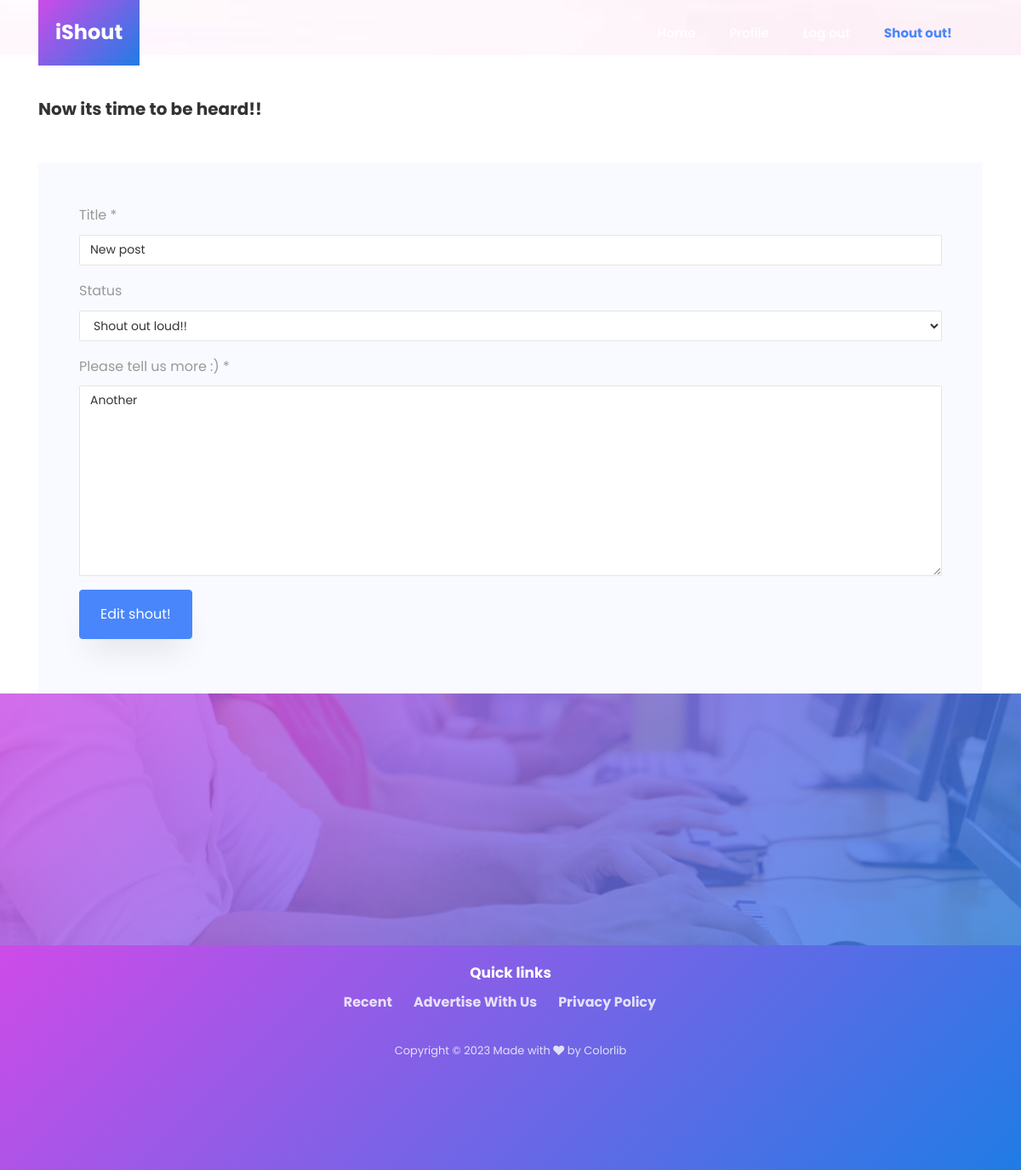
Page /1/efvv/edit/ (signed in) on the committed database.
### Post/models.py (models this page shows, shortened)
class Post(models.Model):
    STATUS_CHOICES = (
        ('draft', 'Draft'),
        ('published', 'Published'),
    )
    title = models.CharField(max_length=255)
    slug = models.SlugField(max_length=255, unique_for_date='published', blank=True)
    detail = models.TextField()
    author = models.ForeignKey(User, null=True, on_delete=models.SET_NULL, related_name='posts')
    status = models.CharField(choices=STATUS_CHOICES, max_length=10, default='draft')
    published = models.DateTimeField(auto_now_add=True)
    updated = models.DateTimeField(auto_now=True)
    tags = TaggableManager()
    class Meta:
        ordering = ('-published',)

### Post/views.py (the view, shortened to what this page needs)
# urls.py: path('<int:pk>/<slug:slug>/edit/', views.edit, name="edit"),
@login_required
def edit(request, pk, slug):
    post = get_object_or_404(Post, id=pk, slug=slug)
    context = {'post':post}
    return render(request, "post/edit.html", context)

### Main/templates/post/edit.html (shortened to what this page needs)
{% extends 'base.html' %}
{% load static %}
{% block content %}
    <section class="hero-wrap" style="height: 65px; background-image: url({% static 'images/background.jpg' %});">
    </section>
    <section class="container">
        <div class="comment-form-wrap pt-5">
            <h3 class="mb-5" style="font-size: 20px; font-weight: bold;">Now its time to be heard!!</h3>
            <form class="p-5 bg-light" method="post">
              <div class="form-group">
                <label for="title">Title *</label>
                <input type="text" required class="form-control" name="title" id="title" value="{{ post.title }}">
              </div>
              <div class="form-group">
                <label for="status">Status</label>
                <select class="form-control" id="status" name="status">
                    <option value="published" {% if post.status == 'published' %}selected{% endif %}>Shout out loud!!</option>
                </select>
              </div>
              <div class="form-group">
                <label for="detail">Please tell us more :) *</label>
                <textarea required name="detail" id="detail" cols="30" rows="10" class="form-control">{{ post.detail }}</textarea>
              </div>
              <div class="form-group">
                <input type="submit" value="Edit shout!" class="btn py-3 px-4 btn-primary">
              </div>
            </form>
          </div>
    </section>
{% endblock %}

### rows in the picture
Post: title "New post", status "Shout out loud!!", detail "Another"
